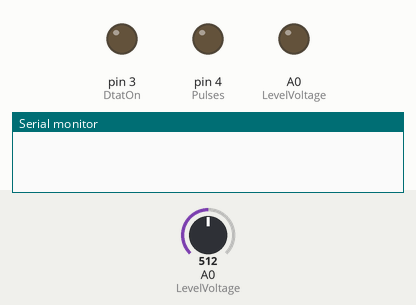
The sketch below on a simulated Arduino Uno, built with avr-gcc and run on an emulated ATmega328P. Parts: output pins drawn as LEDs (lit = HIGH), the last lines printed to the serial monitor. The inputs (shaded band) are chosen by the test bench; at power-on: A0 (LevelVoltage) = 512.

Above: at 5.6 s.
At 11.9 s:
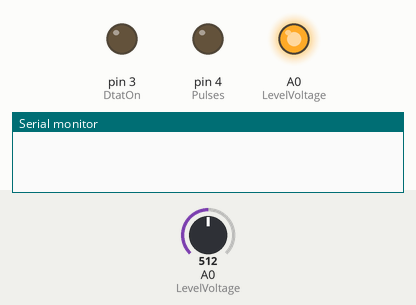
At 18.0 s:
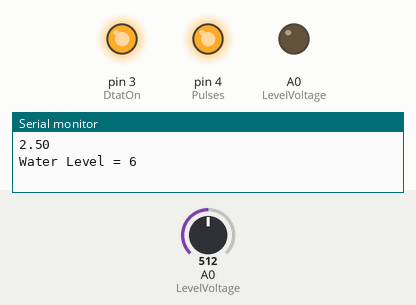
At 25.0 s:
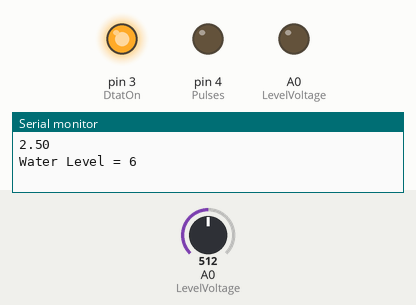
Timing chart, 0 to 33.2 s (numbered marks = the images above):
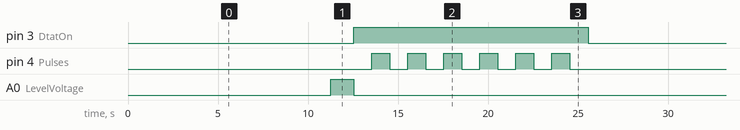

The sketch:

WaterLevelIndicator.ino
```cpp
const int DtatOn = 3;
const int Pulses = 4;
const int LevelVoltage = A0;	//Arduino PIN 14
const int VCC = A4;		//Arduino PIN 18
float AnalogReading;
int Level;
void setup()
{
	Serial.begin(9600);
	pinMode(DtatOn,OUTPUT);
	pinMode(Pulses,OUTPUT);
	digitalWrite(DtatOn,LOW);
	digitalWrite(Pulses,LOW);
}

void loop()
{
	delay(10000);	//10 sec delay for every cycle
	pinMode(VCC,OUTPUT);
	pinMode(LevelVoltage,INPUT);
	//Turn on 5 volt
	digitalWrite(VCC,HIGH);
	delay(1000);
	//Take analog reading to detect level voltage
	AnalogReading = 0;
	for(int readings = 0; readings < 5; readings++)
		{
			AnalogReading = AnalogReading + analogRead(LevelVoltage);
			delay(50);
		}
	//Turn off and reverse voltage for depolarization
	digitalWrite(VCC,LOW);
	pinMode(VCC,INPUT);
	pinMode(LevelVoltage,OUTPUT);
	digitalWrite(LevelVoltage,HIGH);
	delay(1300);
	digitalWrite(LevelVoltage,LOW);

	//Convert this reading to actual voltage
	AnalogReading = AnalogReading/1024;
        Serial.println(AnalogReading);

	//Find water level for corresponding voltage
	findWaterLevel(AnalogReading);
	Serial.print("Water Level = ");
	Serial.println(Level);

	//Send this level to main control unit
	sendData();
}

void findWaterLevel(float volts)
{
	Level = 0;
	if(volts >= 0.0 && volts < 0.99)
		Level = 1;
	else if(volts >= 0.99 && volts < 1.32)
		Level = 2;
	else if(volts >= 1.32 && volts < 1.69)
		Level = 3;
	else if(volts >= 1.69 && volts < 2.08)
		Level = 4;
	else if(volts >= 2.08 && volts < 2.50)
		Level = 5;
	else if(volts >= 2.50 && volts < 2.93)
		Level = 6;
	else if(volts >= 2.93 && volts < 3.37)
		Level = 7;
	else if(volts >= 3.37 && volts < 3.66)
		Level = 8;
	else if(volts >= 3.66 && volts < 4.29)
		Level = 9;
	else if(volts >= 4.29)
		Level = 10;
}

void sendData()
{
	digitalWrite(DtatOn,HIGH);
	delay(1000);
	for(int count = 0; count < Level; count++)
		{
			digitalWrite(Pulses,HIGH);
			delay(1000);
			digitalWrite(Pulses,LOW);
			delay(1000);
		}
	digitalWrite(DtatOn,LOW);
}
```

Measured:
- by itself, pin 3 (DtatOn): alternates HIGH for 13.0 s and LOW for 12.6 s
- by itself, pin 4 (Pulses): repeats every 25.6 s: 5 × (LOW 1.0 s, HIGH 1.0 s), LOW 14.6 s, HIGH 1.0 s
- by itself, A0 (LevelVoltage): alternates HIGH for 1.3 s and LOW for 24.3 s
